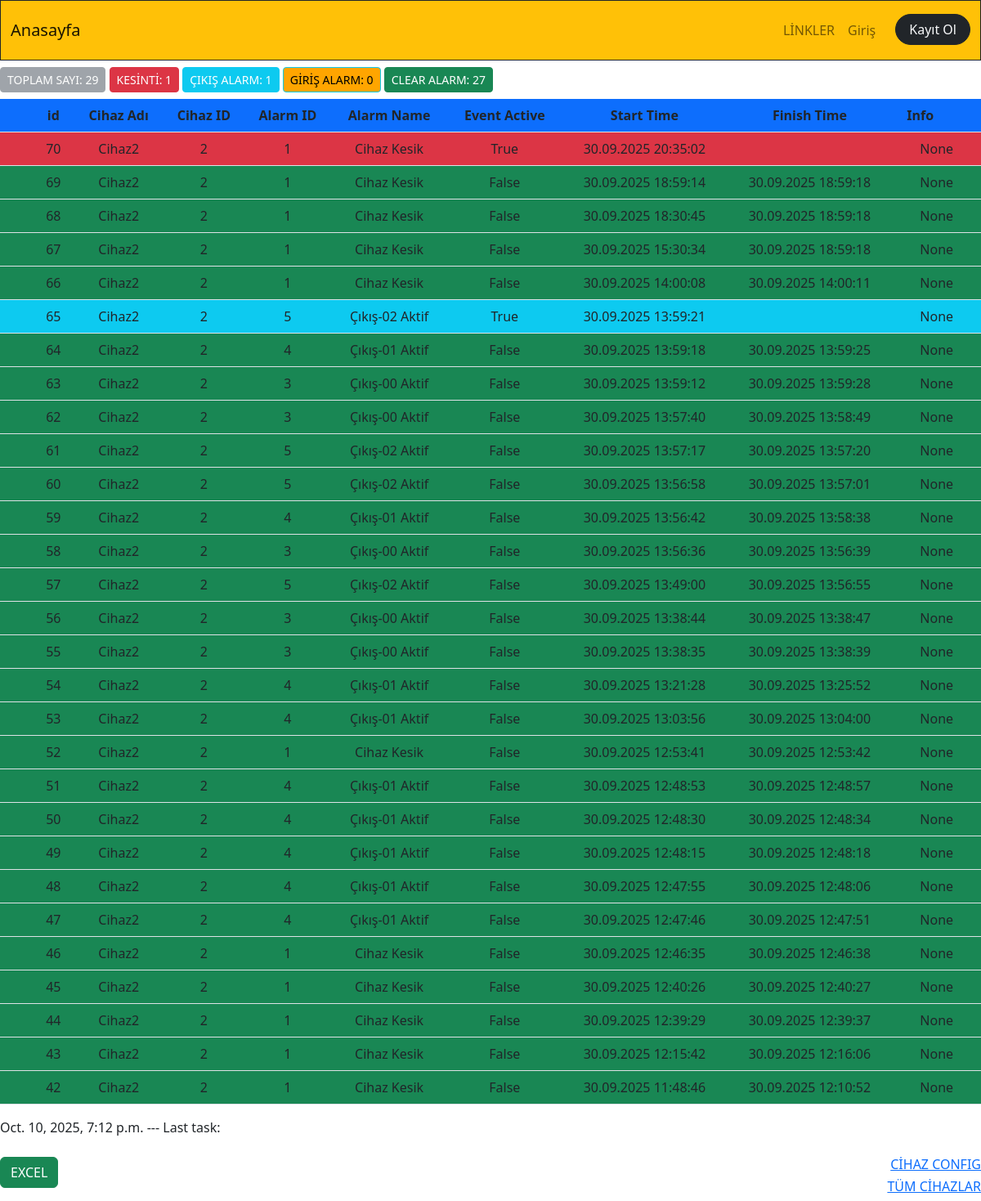
The page /scheduler_cihaz on the database as committed earlier.
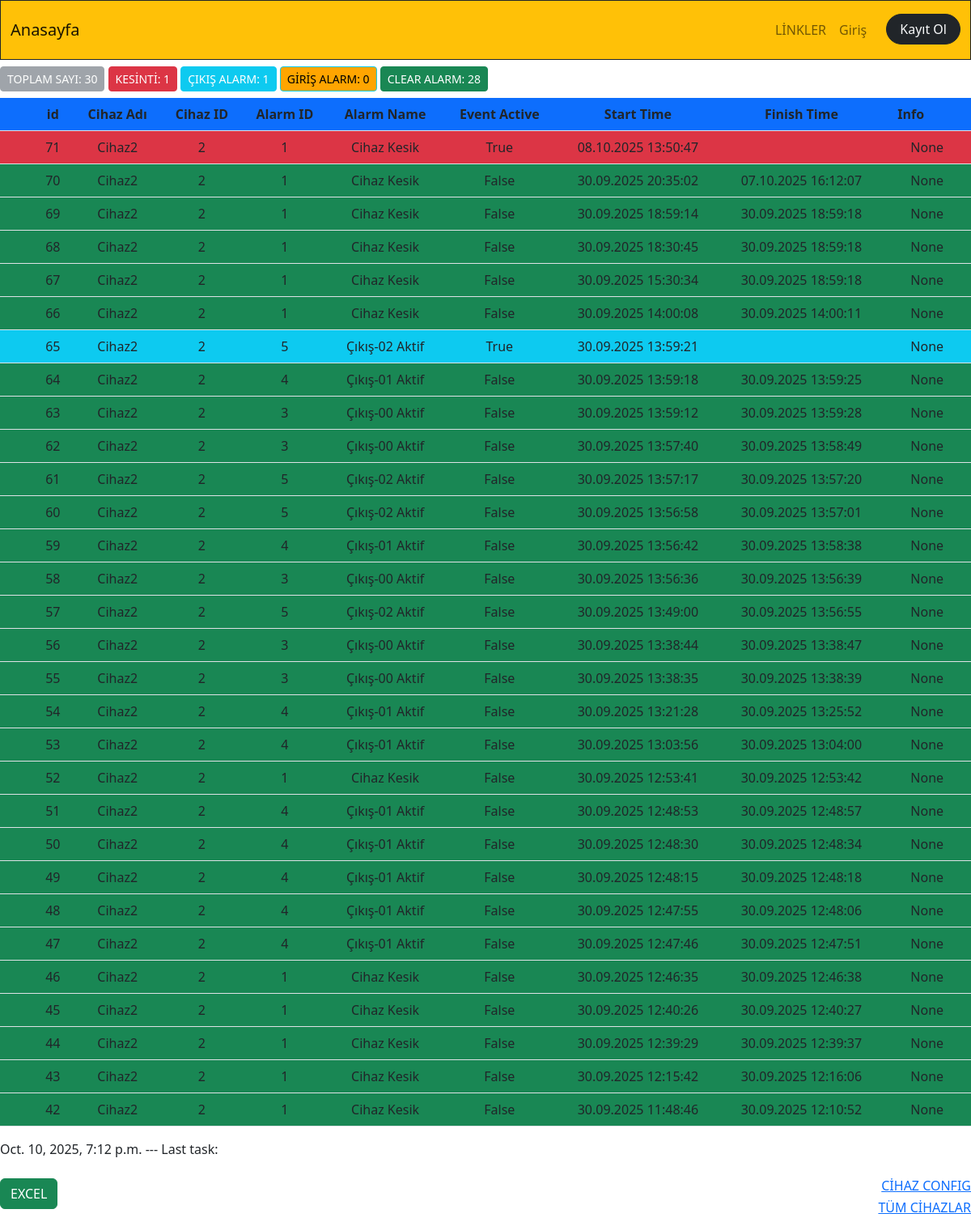
The same page on the database as committed later.
### app_monitor/models.py (models this page shows, shortened)
class Event(models.Model):
    id=models.BigAutoField(primary_key=True,db_column='ID')
    device_id=models.ForeignKey(Device,on_delete=models.CASCADE,null=True, blank=True)
    device_name=models.CharField(blank=True,null=True, max_length=50)
    alarm_id=models.ForeignKey(Alarm,on_delete=models.CASCADE,null=True, blank=True)
    alarm_name=models.CharField(blank=True,null=True, max_length=50)
    event_active=models.BooleanField(default=True) #alarm devam ediyor mu?  241225
    start_time=models.DateTimeField(blank=True,null=True)
    finish_time=models.DateTimeField(blank=True,null=True)
    info=models.CharField(blank=True,null=True, max_length=50)

class Device(models.Model):
    device_id=models.IntegerField(primary_key=True,db_column='ID')
    device_name=models.CharField(blank=True,null=True, max_length=20)
    device_ip=models.CharField(blank=True,null=True, max_length=20)
    device_port=models.IntegerField(blank=True,null=True)
    device_function=models.CharField(blank=True,null=True, max_length=20)
    device_state=models.BooleanField(blank=True,null=True,default=False) #241225
    def __str__(self):
        return(f"{self.device_id}")

class Alarm(models.Model):
    id=models.BigAutoField(primary_key=True,db_column='ID')
    alarm_id=models.IntegerField(blank=True,null=True)
    alarm_name=models.CharField(blank=True,null=True, max_length=50)
    def __str__(self):
        return f"{self.alarm_id}"

### app_monitor/views.py (the view)
# urls.py: path('scheduler_cihaz',scheduler_cihaz,name="scheduler_cihaz"),
def scheduler_cihaz(request):
    print("SCHEDULER_CIHAZ GIRDI...")
    datetime_now=datetime.now()
    devices_all=Device.objects.all()
    events=Event.objects.all()[::-1]
    for device in devices_all:
        pass
    events=Event.objects.all()[::-1][:50]
    events_total_count=Event.objects.all().count()
    events_alarm1_count=Event.objects.filter(alarm_id=1).filter(event_active=True).count()
    events_alarm2_count=Event.objects.filter(Q(alarm_id=2)|Q(alarm_id=3)|Q(alarm_id=4)|Q(alarm_id=5)|Q(alarm_id=6)).filter(event_active=True).count()
    events_alarm3_count=Event.objects.filter(Q(alarm_id=7)|Q(alarm_id=8)|Q(alarm_id=9)|Q(alarm_id=10)).filter(event_active=True).count()
    events_clear_count=Event.objects.filter(event_active=False).count()
    context=dict(
        events=events,
        events_total_count=events_total_count,
        events_alarm1_count=events_alarm1_count,
        events_alarm2_count=events_alarm2_count,
        events_alarm3_count=events_alarm3_count,
        events_clear_count=events_clear_count,
        datetime_now=datetime_now,
    )
    return render(request,"app_monitor/events.html",context)

### app_monitor/templates/app_monitor/events.html (shortened to what this page needs)
{% extends "core/base.html" %}
{% block content %}
<div>
<div class="container-fluid p-0">
       <div id="alarm-sayilari" class="row d-flex ">
        <div class="col-sm-12">
            <label class="btn btn-secondary btn-sm my-2" for="btn-check-all">TOPLAM SAYI: {{events_total_count}} </label>
            <label class="btn btn-danger btn-sm my-2" for="btn-check-alarm1">KESİNTİ: {{events_alarm1_count}} </label>
            <label class="btn btn-info btn-sm text-white my-2"  for="btn-check-alarm2">ÇIKIŞ ALARM: {{events_alarm2_count}} </label>
            <label class="btn btn-info btn-sm text- my-2" style="background-color:orange" for="btn-check-alarm3">GİRİŞ ALARM: {{events_alarm3_count}} </label>
            <label class="btn btn-success btn-sm my-2" for="btn-check-alarm-clear">CLEAR ALARM: {{events_clear_count}} </label>
        </div>
      </div>
<div class="event_container">
<table class="table table-hover" data-click-to-select="true">
    <thead>
       <tr class="bg-primary px-5">
         <th class="ps-5" scope="col">id</th>
         <th scope="col">Cihaz Adı</th>
         <th scope="col">Cihaz ID</th>
         <th scope="col">Alarm ID</th>
         <th scope="col">Alarm Name</th>
         <th scope="col">Event Active</th>
         <th scope="col">Start Time</th>
         <th scope="col">Finish Time</th>
         <th class="pe-5" scope="col">Info</th>
       </tr>
     </thead>
   <tbody>
    {% for event in events %}
     <tr
     {% comment %} {% if event.event_active and event.alarm_id is 1 %}class="bg-danger ps-5"{% else %}class="bg-success"{% endif %}  {% endcomment %}
     {% if event.event_active and event.alarm_id.alarm_id is 1 %}class="bg-danger ps-5"{% endif %}
     {% if event.event_active and event.alarm_id.alarm_id is 5 %}class="bg-info ps-5"{% endif %}
     {% if not event.event_active  %}class="bg-success ps-5"{% endif %}
     style="margin:20%" >
       <td class="ps-5" >{{event.id}}</td>
       <td >{{event.device_name}}</td>
       <td >{{event.device_id}}</td>
       <td >{{event.alarm_id}}</td>
       <td >{{event.alarm_id.alarm_name}}</td>
       <td > {{event.event_active}}</td>
       <td >{{event.start_time|date:"d.m.Y"}} {{event.start_time|time:"H:i:s"}}</td>
       <td >{{event.finish_time|date:"d.m.Y"}} {{event.finish_time|time:"H:i:s"}}</td>
       <td >{{event.info}}</td>
     </tr>
     {% endfor %}
   </tbody>
  </table>
  {{datetime_now}}  --- Last task: {{completed_task_time}}
</div>
</div>
<br>
<div class="row">
    <div class="col-sm-6">
     <a href="/app_monitor/export_to_excel_event_all"> <button class="btn btn-success ">EXCEL</button> </a>
    </div>
    <div class="col-sm-6 text-end">
      <h6 class=""><a href="arduino_serial_local-all" target="_blank">CİHAZ CONFIG</a> </h6>
      <h6 class="" ><a href="/app_monitor/cihazlar_tum" target="_blank">TÜM CİHAZLAR</a>  </h6>
    </div>
  </div>
{% endblock content %}

### templates/core/base.html (shortened to what this page needs)
{% load static %}
{% load template_tags %}
<!doctype html>
<html lang="tr">
<head>
    <link rel="stylesheet" href="{% static 'css/bootstrap.min.css' %}">
    <link rel="stylesheet" href="https://cdnjs.cloudflare.com/ajax/libs/Chart.js/2.8.0/Chart.min.css">
</head>
<body>
    {% include "core/navbar.html" %}
{% block content %}
{% endblock content %}
</body>
</html>

### templates/core/navbar.html (shortened to what this page needs)
        <nav
        class="container-fluid navbar navbar-expand-lg bg-warning border border-bottom border-dark  opacity-99 ">
        <div class="container-fluid py-2 ">
            <a class="navbar-brand" href="/app_monitor">Anasayfa</a>
            <div class="collapse navbar-collapse" id="navbarNavAltMarkup">
                <ul class="navbar-nav ms-auto">
                    <li class="nav-item dropdown_hover">
                        <a class="nav-link" href="#" role="button" data-bs-toggle="dropdown" aria-expanded="false">
                            LİNKLER
                        </a>
                      </li>
                    {% if request.user.is_authenticated %}
                    <li class="nav-item dropdown">
                        <a class="nav-link dropdown-toggle" href="#" role="button" data-bs-toggle="dropdown" aria-expanded="false">
                            {{ request.user.username }}
                        </a>
                        <ul class="dropdown-menu">
                          <li><a class="dropdown-item" href=" {{ request.user.profile }} ">Edit Profile</a></li>
                          <li><a class="dropdown-item" href=" {{ request.user.profile }} ">All {{ request.user.profile }} Posts </a></li>
                        </ul>
                      </li>
                      <li class="nav-item">
                        <a class=" btn btn-dark text-light px-3 rounded-pill ms-3" href="{% url 'app_user_profile:logout_view' %} ">Çıkış</a>
                    </li>
                      {% else  %}
                      <li class="nav-item">
                        <a class="nav-link" href="{% url 'app_user_profile:login_view' %} ">Giriş</a>
                    </li>
                      <li class="nav-item">
                        <a class=" btn btn-dark text-light px-3 rounded-pill ms-3" href="{% url 'app_user_profile:register_view' %} ">Kayıt Ol</a>
                    </li>
                    {% endif %}
                  </ul>
            </div>
        </div>
    </nav>

Rows that differ between the two databases and show on the page:
added Event: id "71", device_name "Cihaz2", device_id "2", alarm_id "1", alarm_id.alarm_name "Cihaz Kesik", event_active "True", start_time "08.10.2025", start_time "13:50:47", info "None"
changed Event id 70: event_active "True" → "False"; finish_time (not shown) → "07.10.2025"; finish_time (not shown) → "16:12:07"
Other text that changed with them:
{{ events_total_count }}: "29" → "30"
{{ events_clear_count }}: "27" → "28"
